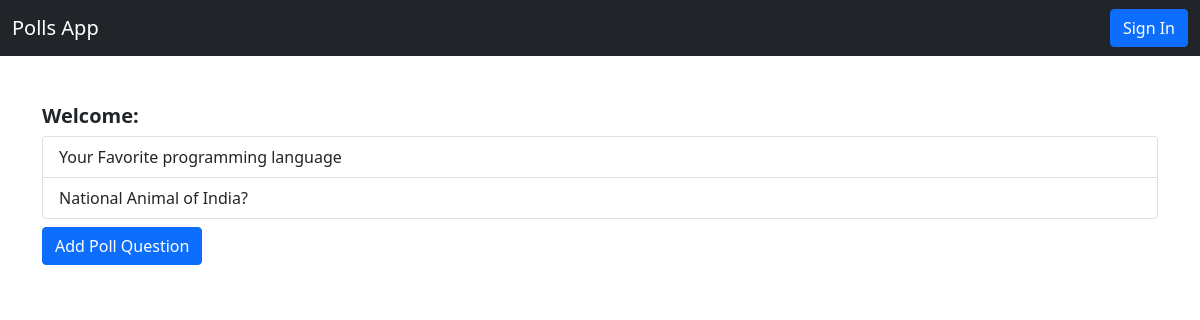
The app's page /all_polls/ with its own data.
### pollApp/models.py (models this page shows, shortened)
class Question(models.Model):
    question=models.CharField(max_length=200)
    opt1=models.CharField(max_length=100)
    opt2=models.CharField(max_length=100)
    opt3=models.CharField(max_length=100)
    opt4=models.CharField(max_length=100)
    opt1_cnt=models.IntegerField(default=0)
    opt2_cnt=models.IntegerField(default=0)
    opt3_cnt=models.IntegerField(default=0)
    opt4_cnt=models.IntegerField(default=0)
    def __str__(self):
        return self.question

### pollApp/views.py (the view)
# urls.py: path('all_polls/',views.all_polls,name='all_polls'),
def all_polls(request):
    current_user = request.user
    username=current_user.username
    questions=Question.objects.all()
    return render(request,'all_polls.html',{'questions':questions,'username':username})

### pollApp/templates/all_polls.html
{% extends 'base.html' %}
 {% block body %}
 <div class="container my-5">
    <h5><strong>Welcome: </strong>{{username}}</h5>
    <div class="list-group">
      {% for question in questions %}
      <a href="{% url 'vote' question.id %}" class="list-group-item list-group-item-action">{{question}}</a>
      {% endfor %}
   </div>
    <a href="{% url 'addquestion' %}"><button class="btn btn-primary my-2">Add Poll Question</button></a>
 </div>
 {% endblock body %}

### records on screen
Question: question "Your Favorite programming language"
Question: question "National Animal of India?"
